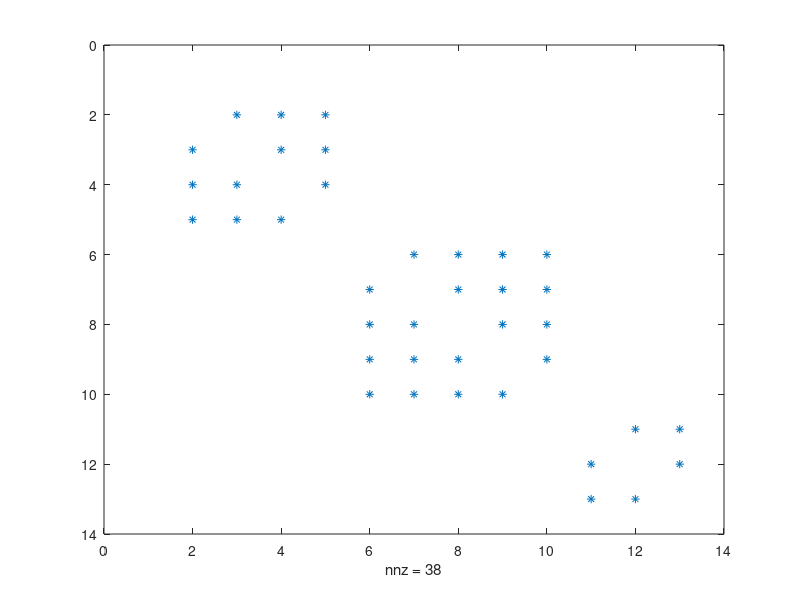

Write MATLAB code to recreate this figure. (Note: this script raises an error after producing the figure.)

A = sparse (13, 13) ;
A (1:5, 1:5) = rand (5) ;
A (6:10, 6:10) = rand (5) ;
A (11:13, 11:13) = rand (3) ;
A = A+A' ;
A = tril (A,-1) + triu (A, 1) ;
A (:,1) = 0 ;
A (1,:) = 0 ;
spy (A)
G = graph (A) ;
L = laplacian (G)
[x, lambda, iters] = hdip_fiedler (L) ; % use HDIP to find Fiedler vector
iters
x
lambda
norm (L*x - lambda*x, 2)

[V,D] = eigs (L, 2, 'smallestabs') ;    % use eigs to find Fiedler vector
x2 = V (:,2)
lambda2 = D (2,2)
norm (L*x2 - lambda2*x2, 2)
